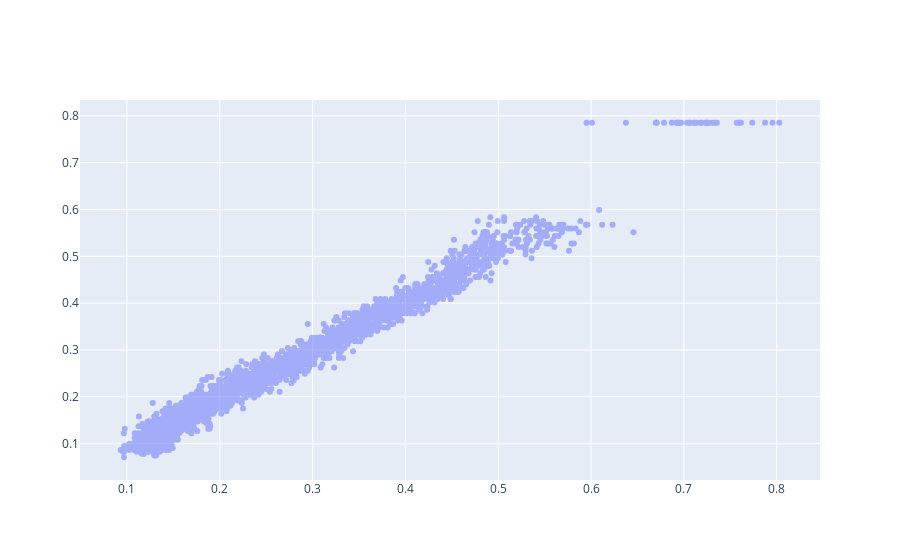

Source (notebook cell):
### Code cell
fig = go.Figure()
fig.add_trace(go.Scatter(x=df_answers.alpha1,
                         y=df_opt_answers.alpha1_star,
                         mode='markers',
                         opacity=.5,
                         name='training loss'))
fig.show()

### Figure 1 — Plotly figure (JSON) as saved in the notebook; plotly's stock layout.template omitted (floating-point values rounded to 4 significant figures; data arrays with more than 128 entries replaced by an {"elided": "..."} marker saying what was removed)
{"data": [{"mode": "markers", "name": "training loss", "opacity": 0.5, "type": "scatter", "x": {"elided": "2669 float values"}, "y": {"elided": "2669 float values"}}], "layout": {}}
